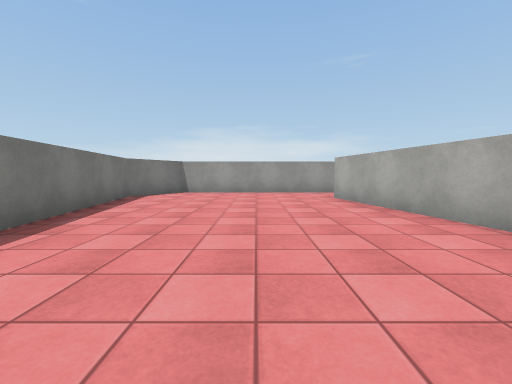
[1] (above)

21 first-person views from a walk through a Unity game level. The camera is 1.2 m above the floor, tilts 4° down and sees 90° across. The floor is counted in squares, 2 m on a side. Each view is taken from the middle of a square. On the plan, view 1 faces up. The plan holds only what a view shows up to about 9 squares ahead; the rest is blank. The place goes on beyond the plan. The player is left out. Surface patterns are stand-ins for the level's own textures.

[2]
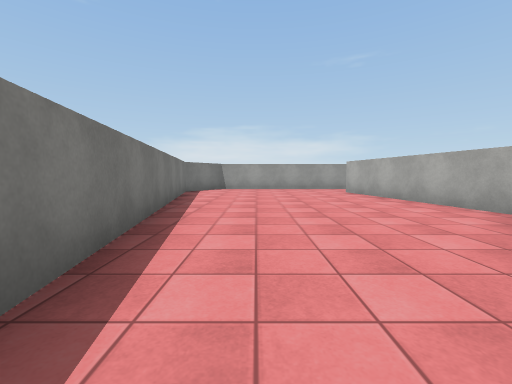

[3]
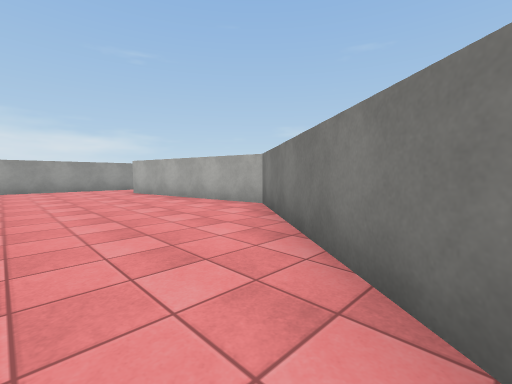

[4]
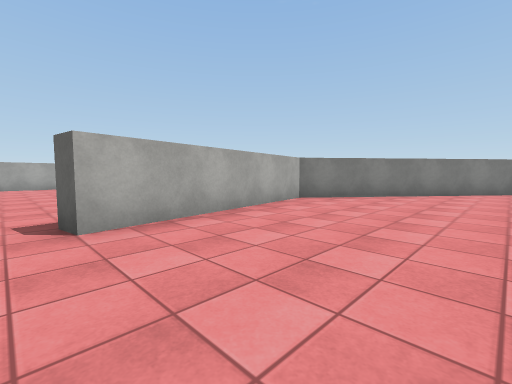

[5]
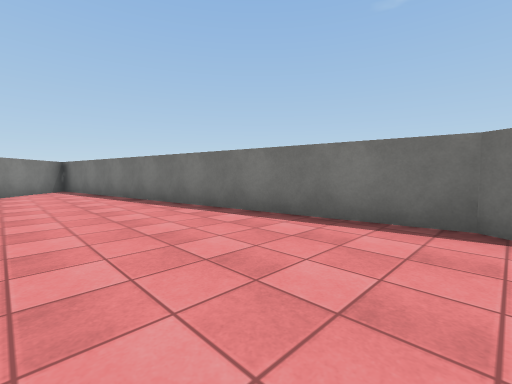

[6]
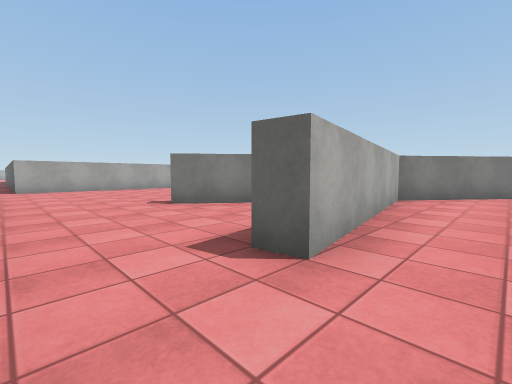

[7]
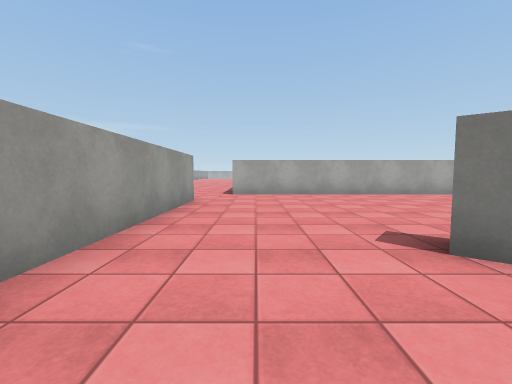

[8]
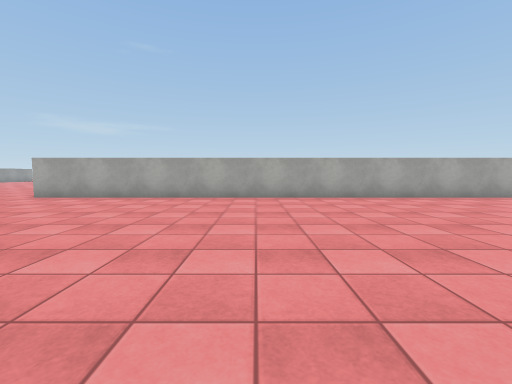

[9]
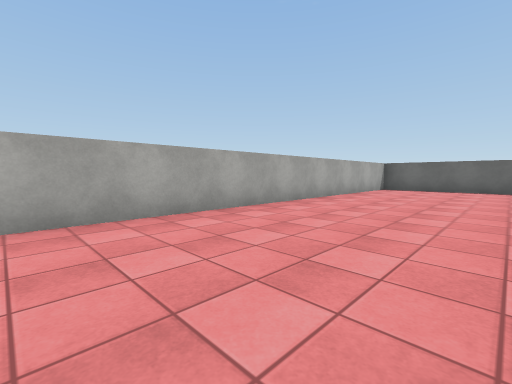

[10]
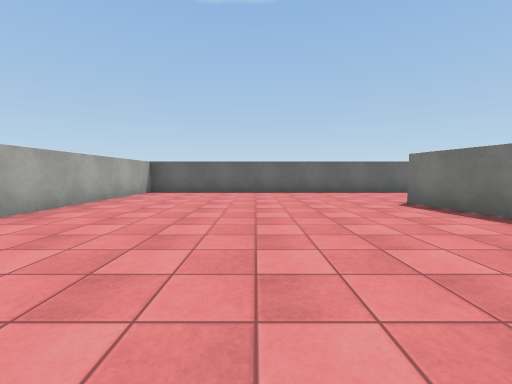

[11]
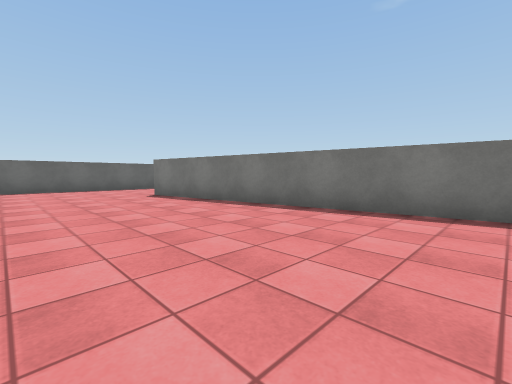

[12]
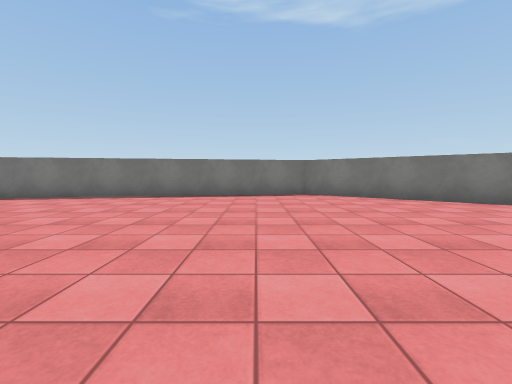

[13]
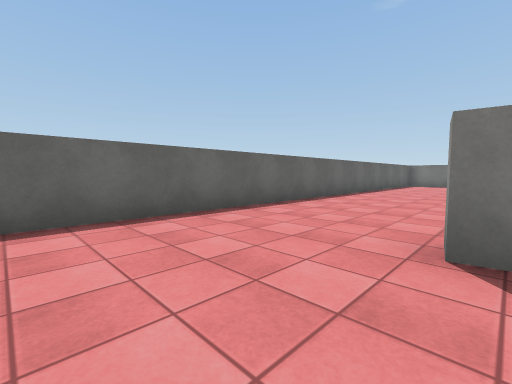

[14]
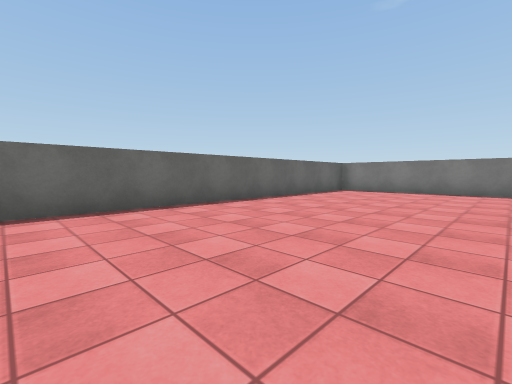

[15]
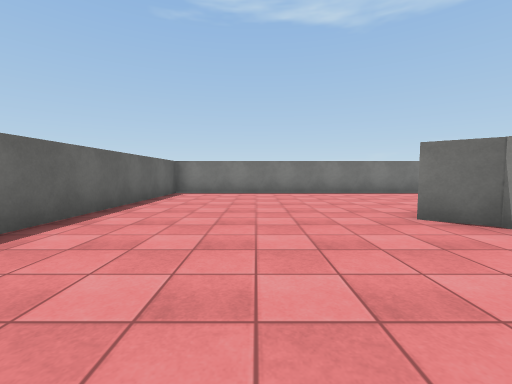

[16]
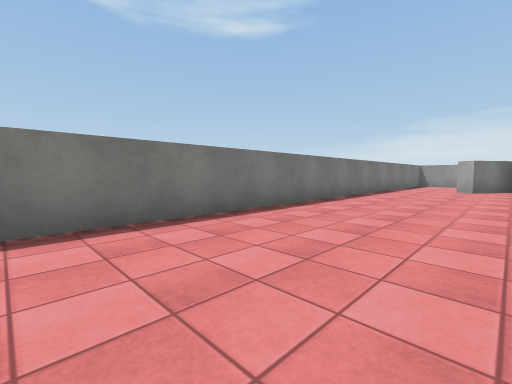

[17]
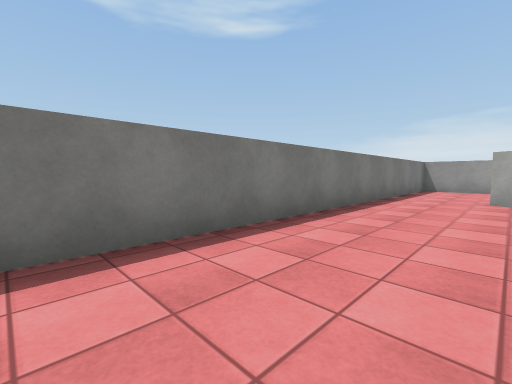

[18]
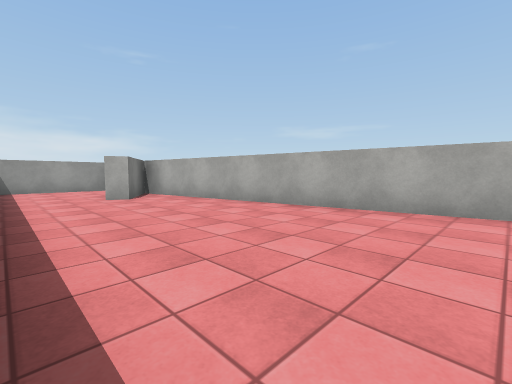

[19]
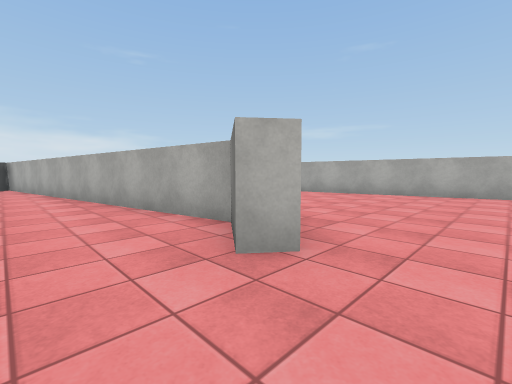

[20]
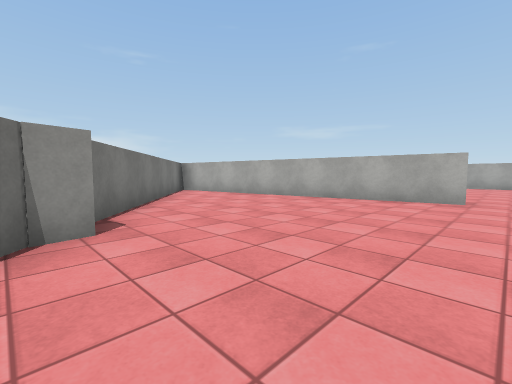

[21]
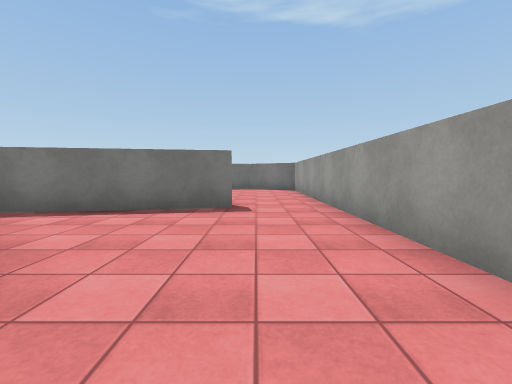

### Floor plan
Ten units are one square. View 1 is at (0, 0); x grows to the right and y downward. Boxes are objects, and circles mark ways between rooms. Rooms are numbered by the first view taken in them; rooms with no view inside come last. Other rooms are left out.
<svg viewBox="-77 -89 197 200">
<path fill="none" stroke="#000" d="M15 -84 -24 -84 -34 -68 -16 40 28 -16 20 -65M24 -3 -12 43M-13 51 -19 52 -24 59 -28 56 -20 45 -38 -61 -49 -44 -53 -47M49 -43 59 -56M61 -50 33 -15 49 73 44 74 32 4M20 -65 25 -66 31 -30M84 -84 15 -84M-46 -84 -72 -84 -72 106 115 106 115 -78"/>
<circle cx="25" cy="-75" r="3" fill="#2a7"/>
<text x="0" y="-40">1</text>
<text x="30" y="20">2</text>
</svg>
Room 1 opens to room 2.

Where each view was taken, in squares from view 1:
view 1: 0 up, 0 right, facing up
view 2: 2 down, 1 left, facing up
view 3: 2 down, 1 left, facing up-right
view 4: 7 up, 1 left, facing down-right
view 5: 7 up, 0 right, facing down-left
view 6: 8 up, 1 right, facing down-right
view 7: 7 up, 4 right, facing right
view 8: 2 up, 5 right, facing right
view 9: 0 up, 8 right, facing down-right
view 10: 2 down, 8 right, facing down
view 11: 0 up, 8 right, facing down-left
view 12: 0 up, 11 right, facing left
view 13: 7 down, 7 right, facing down-left
view 14: 6 down, 2 right, facing down-left
view 15: 8 down, 1 right, facing left
view 16: 6 down, 4 left, facing up-left
view 17: 2 down, 5 left, facing up-left
view 18: 2 down, 7 left, facing up-right
view 19: 7 down, 4 left, facing up-right
view 20: 8 down, 2 left, facing up-right
view 21: 7 up, 7 right, facing left
